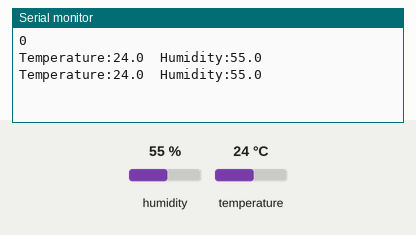
Simulated run of this sketch. Board: Arduino Uno, built with avr-gcc and run on an emulated ATmega328P. On the bench: the last lines printed to the serial monitor. Inputs (shaded band) come from the test bench; at power-on: humidity 55 %, temperature 24 °C.

Above: at 1.2 s.
1.3 s: humidity set to 22 %
At 2.6 s:
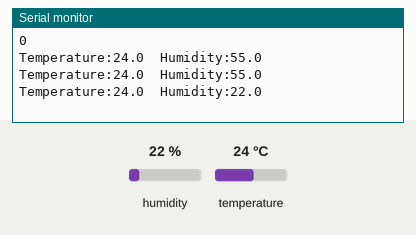
2.8 s: temperature set to 12 °C
At 3.7 s:
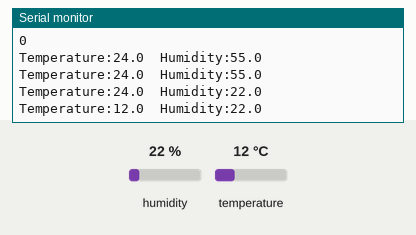
4.3 s: humidity set to 40 %
At 5.1 s:
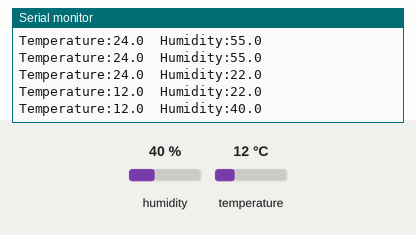
Timing chart, 0 to 7.3 s (numbered marks = the images above; inputs shaded):
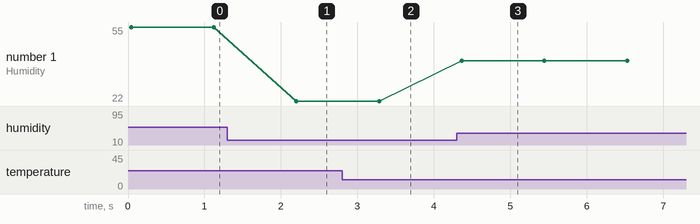

Measured:
- after the input at 1.3 s, the serial monitor: prints a new line after 0.90 s (image 1)
- after the input at 2.8 s, the serial monitor: prints a new line after 0.49 s (image 2)
- after the input at 4.3 s, the serial monitor: prints a new line after 0.07 s (image 3)
- plotted number 1: 55 → 22 after the input at 1.3 s, 22 → 40 after the input at 4.3 s

The sketch:

Mappi32_SHT_30.ino
```cpp
#include <SPI.h>
#include "Wire.h"
#include "SHT31.h"

SHT31 sht;

void setup()
{
  Serial.begin(115200);
  Wire.begin();

  sht.begin(0x44);

  Wire.setClock(100000);
  uint16_t stat = sht.readStatus();
  Serial.print(stat, HEX);
  Serial.println();
}

void loop()
{
  sht.read();

    Serial.print("Temperature:");
    Serial.print(sht.getTemperature(), 1);
    Serial.print("\t");
    Serial.print("Humidity:");
    Serial.println(sht.getHumidity(), 1);
    delay(1000 );
}
```
